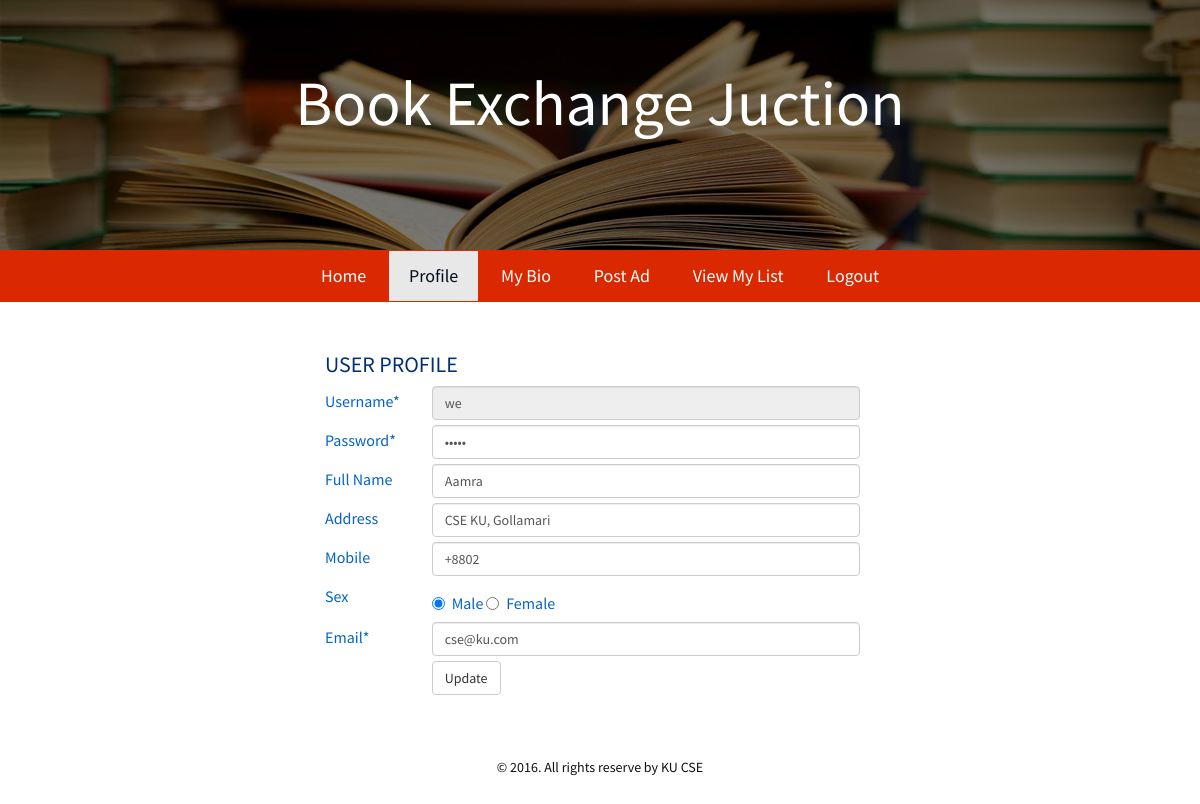
The page /user-profile.php (signed in) on the database its author committed.
### tables this page shows
CREATE TABLE `user` (
  `id` int(100) NOT NULL,
  `name` varchar(100) NOT NULL,
  `address` varchar(100) NOT NULL,
  `mobile` varchar(15) NOT NULL,
  `sex` varchar(10) NOT NULL,
  `email` varchar(50) NOT NULL,
  `username` varchar(100) NOT NULL,
  `password` varchar(100) NOT NULL,
  `bio` text NOT NULL
);

### user-profile.php (the view, shortened to what this page needs)
<?php
	include('configuration.php');
    $conn = new PDO("mysql:host=$host;dbname=$db",$user,$pw);
	$login = 0;
	if(isset($_COOKIE['P_username']))
	{
		$username = $_COOKIE['P_username'];
		$pass = $_COOKIE['P_password'];
		$check = $conn->query("SELECT * FROM user WHERE username = '$username'");
		foreach($check as $info)
		{
			if ($pass != $info['password'])
			{
				$login = 0;
			}
			else
			{
				$login = 1;
			}
		}
	}
?>
<?php include('include/header.php'); ?>
<nav class="navbar">
  <div class="container">
    <div class="collapse navbar-collapse" id="bs-example-navbar-collapse-1">
      <ul class="nav navbar-nav">
        <li><a href="http://localhost/bew/">Home</a></li>
        <li class="active"><a href="user-profile.php">Profile</a></li>
        <?php if($login !=0) {?>
        <li><a href="bio.php">My Bio</a></li>
        <li><a href="post.php">Post Ad</a></li>
        <li><a href="post-list.php">View My List</a></li>
        <li><a href="logout.php">Logout</a></li>
        <?php } ?>
      </ul>
    </div>
  </div>
</nav>
<?php
	if($login != 0)
	{
?>
<div id="loginForm">
	<h2>User Profile</h2>
	<?php
		$check = $conn->query("SELECT * FROM user WHERE username = '$username'");
		foreach ($check as $val) {
	?>
    <form class="form-horizontal" role="form" method="post">
        <div class="form-group">
            <label class="col-sm-2 control-label" for="username">Username*</label>
            <div class="col-sm-10">
                <input type="text" class="form-control" id="username" readonly value="<?php echo $val['username'] ?>" name="pUsername">
            </div>
        </div>
        <div class="form-group">
            <label class="col-sm-2 control-label" for="pass">Password*</label>
            <div class="col-sm-10">
                <input type="password" class="form-control" id="username" value="<?php echo $val['password']; ?>" name="pPass">
            </div>
        </div>
        <div class="form-group">
            <label class="col-sm-2 control-label" for="name">Full Name</label>
            <div class="col-sm-10">
                <input type="text" class="form-control" value="<?php echo $val['name']; ?>" id="name" name="pname">
            </div>
        </div>
        <div class="form-group">
            <label class="col-sm-2 control-label" for="address">Address</label>
            <div class="col-sm-10">
                <input type="text" class="form-control" value="<?php echo $val['address']; ?>" id="address" name="address">
            </div>
        </div>
        <div class="form-group">
            <label class="col-sm-2 control-label" for="age">Mobile</label>
            <div class="col-sm-10">
                <input type="text" class="form-control" value="<?php echo $val['mobile']; ?>" id="age" name="mobile">
            </div>
        </div>
        <div class="form-group">
            <label class="col-sm-2 control-label" for="sex">Sex</label>
            <div class="col-sm-10">
                <div class="radio">
				  <label>
				    <input type="radio" name="sex" id="sex1" value="male" <?php if($val['sex'] == 'male'){echo "checked";} ?>>
				    Male
				  </label>
				  <label>
				    <input type="radio" name="sex" id="sex2" <?php if($val['sex'] == 'female'){echo "checked";} ?> value="female">
				    Female
				  </label>
				</div>
            </div>
        </div>
        <div class="form-group">
            <label class="col-sm-2 control-label" for="age">Email*</label>
            <div class="col-sm-10">
                <input type="email" value="<?php echo $val['email']; ?>" class="form-control" id="mail" name="email">
            </div>
        </div>
        <div class="form-group">
        	<div class="col-sm-offset-2 col-sm-10">
        		<button type="submit" name="update" class="btn btn-default">Update</button>
            </div>
        </div>
    </form>
    <?php
    	}
    ?>
</div>
<?php include('include/footer.php'); ?>
<?php
	}
	else{
		header('location:login.php');
	}
?>
</body>
</html>

### css/style.css (style rules this page uses)
body { font-family: 'Source Sans Pro', sans-serif; background-size:cover; font-weight: 400; font-size: 14px; line-height: 21px; color: #000; margin-bottom: 0; overflow-y: auto; overflow-x: hidden; background:#fff; }
a:link { text-decoration: none; }
.container { max-width:1024px; position: relative; z-index: 2; }
.navbar { background: #da2900 !important; border-radius: 0; }
.navbar ul { float: none; text-align: center; }
.navbar li { color: #fff; font-size: 18px; text-align: center; float: none; display: inline-block; }
.navbar li a { color: #fff; padding-left: 20px; padding-right: 20px; }
.form_wrap ,#loginForm { max-width:600px; background:#fff; border-radius:10px; -moz-border-radius:10px; -webkit-border-radius:10px; margin:5px auto 0; padding-bottom:10px; }
.form_wrap form label,label { color:#0464c5; font-family: 'Source Sans Pro'; font-weight:400; font-size:16px; margin-bottom:3px !important; padding-top:5px !important; }
.control-label,.form-horizontal .control-label { display:block !important; text-align:left !important; }
.navbar-nav { margin:0 !important; }
#loginForm { padding:25px; }
#loginForm .control-label { padding-left:0 !important; }
#loginForm h2 { font-size:22px; text-transform:uppercase; color:#003071; margin:0 0 10px; }
#loginForm .form-group { margin:0 0 5px !important; }
li.active a { background:#e8e8e8; color:#000c1c; }

### rows shown on the page
user: pUsername "we", pname "Aamra", address "CSE KU, Gollamari", mobile "+8802", sex "☑ Male", sex "☐ Female", email "cse@ku.com"
